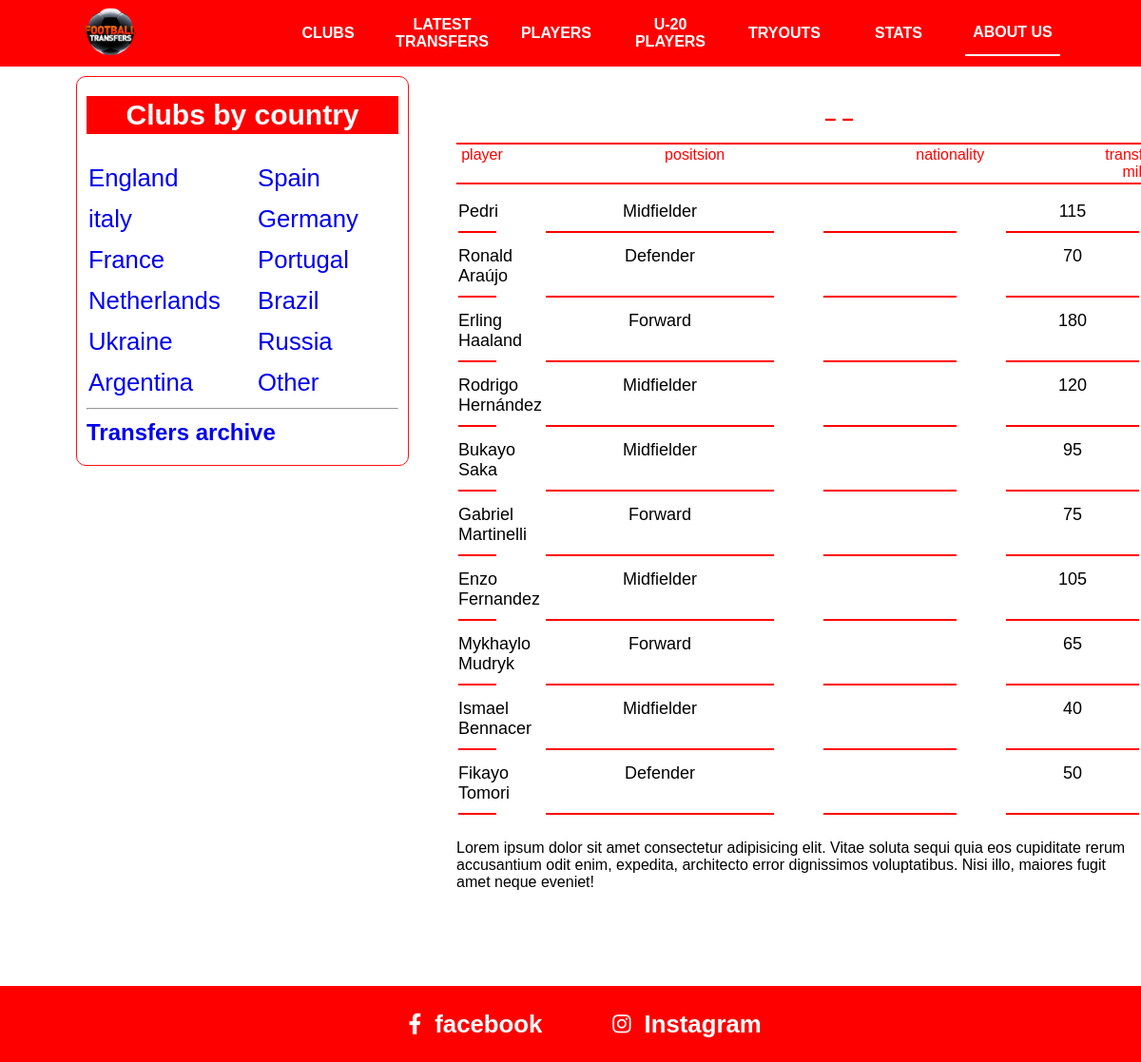
Page /oyinchilar on the committed database.
### asosiy/models.py (models this page shows, shortened)
class Player(models.Model):
    ism = models.CharField(max_length=30)
    club = models.ForeignKey(Club, on_delete=models.CASCADE)
    t_yil = models.CharField(max_length=50)
    tr_narx = models.PositiveSmallIntegerField()
    pozitsiya = models.CharField(max_length=50)
    davlat = models.CharField(max_length=30, blank = True)

### asosiy/views.py (the view)
# urls.py: path('oyinchilar', oyinchilar),
def oyinchilar(sorov):
    content = {
        "players": Player.objects.all()
    }
    return render(sorov,'country-clubs.html',content)

### templates/country-clubs.html
{% extends 'header.html' %}
{% block content %}
      <div class="nav">
        <h2>– {{club.nom}} –</h2>
        <table class="content-nav">
          <thead>
            <tr>
              <td>player</td>
              <td>positsion</td>
              <td>nationality</td>
              <td>
                transfer value, <br />
                mill. euro
              </td>
            </tr>
          </thead>
        </table>
      </div>
      <div class="content">
        <table class="players">
          {% for player in players%}
          <tr>
            <td>{{ player.ism }}</td>
            <td>{{ player.pozitsiya }}</td>
            <td>{{ player.davlat }}</td>
            <td>{{ player.tr_narx }}</td>
          </tr>
          {% endfor %}
        </table>
        <p>
          Lorem ipsum dolor sit amet consectetur adipisicing elit. Vitae soluta
          sequi quia eos cupiditate rerum accusantium odit enim, expedita,
          architecto error dignissimos voluptatibus. Nisi illo, maiores fugit
          amet neque eveniet!
        </p>
      </div>
 {% endblock %}

### static/css/main.css (style rules this page uses)
* { margin: 0; padding: 0; box-sizing: border-box; }
.nav { width: 805px; background-color: white; position: fixed; left: 480px; top: 70px; }
.nav h2 { text-align: center; color: red; line-height: 50px; padding-top: 30px; font-size: 22px; }
.players { width: 100%; }
.players tr { display: flex; flex-wrap: wrap; justify-content: space-between; }
.players tr td { width: 140px; margin-bottom: 4px; padding: 10px 0px; font-size: 18px; border-bottom: 2px solid rgb(255, 0, 0); text-align: center; }
.players tr td:nth-child(2), .top-players tr td:nth-child(2), .playerss tr td:nth-child(2) { width: 240px; }
.players tr td:nth-child(1), .top-players tr td:nth-child(1), .playerss tr td:nth-child(1) { width: 40px !important; }
.content { max-width: 800px; margin-left: 480px; margin-top: 200px; padding-bottom: 100px; }
.content p, .content b { margin-top: 20px; }
.content-nav { border-top: 2px solid rgb(255, 0, 0); border-bottom: 2px solid rgb(255, 0, 0); width: 100%; }
.content-nav tr { display: flex; justify-content: space-between !important; }
.content-nav tr td { width: 140px; color: red; text-align: center; }
.content-nav tr td:nth-child(1) { width: 50px; }
.content-nav tr td:nth-child(2) { width: 250px; }

### rows in the picture
Player: ism "Pedri", pozitsiya "Midfielder", tr_narx "115"
Player: ism "Ronald Araújo", pozitsiya "Defender", tr_narx "70"
Player: ism "Erling Haaland", pozitsiya "Forward", tr_narx "180"
Player: ism "Rodrigo Hernández", pozitsiya "Midfielder", tr_narx "120"
Player: ism "Bukayo Saka", pozitsiya "Midfielder", tr_narx "95"
Player: ism "Gabriel Martinelli", pozitsiya "Forward", tr_narx "75"
Player: ism "Enzo Fernandez", pozitsiya "Midfielder", tr_narx "105"
Player: ism "Mykhaylo Mudryk", pozitsiya "Forward", tr_narx "65"
Player: ism "Ismael Bennacer", pozitsiya "Midfielder", tr_narx "40"
Player: ism "Fikayo Tomori", pozitsiya "Defender", tr_narx "50"
